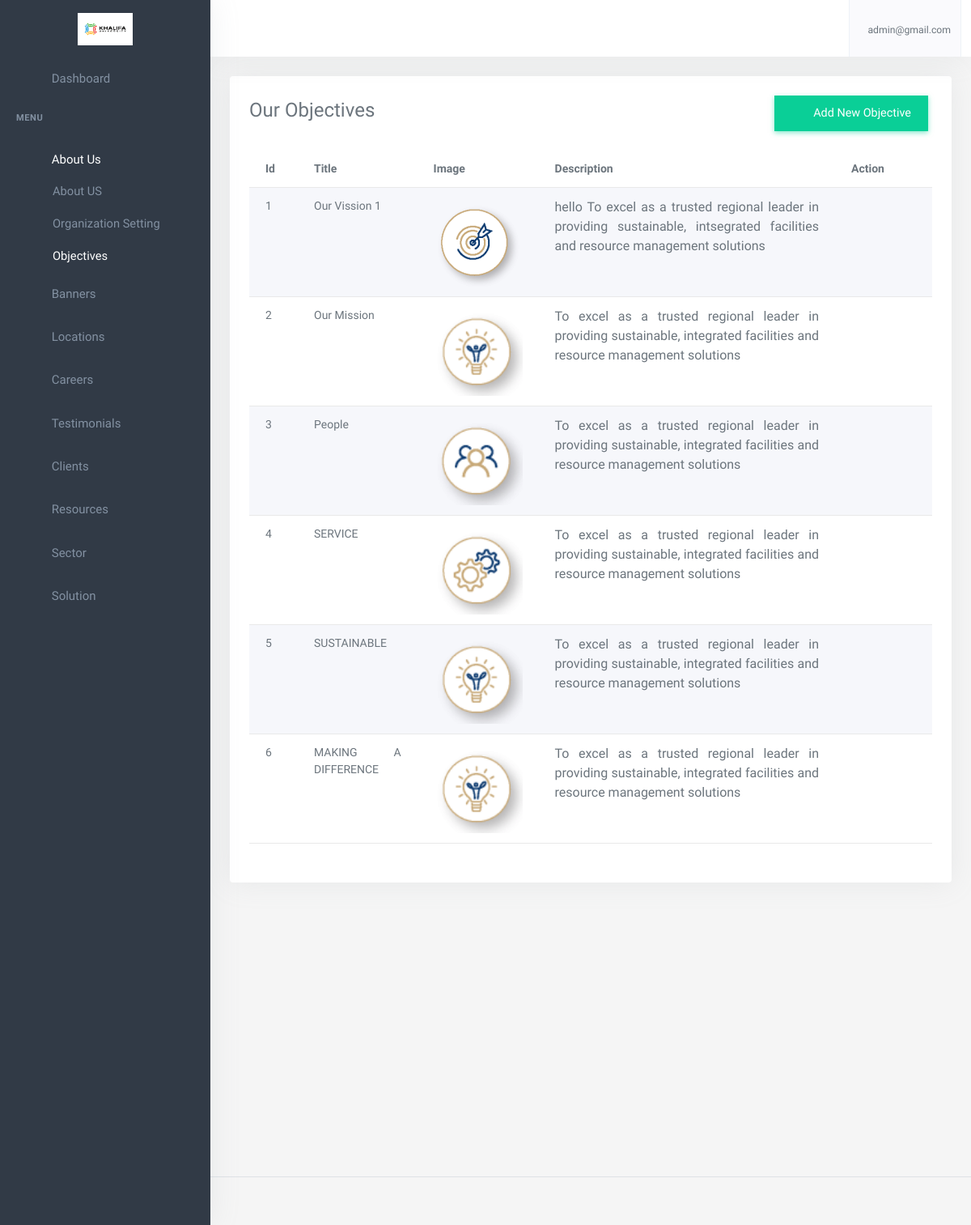
/dashboard/about/objective (signed in), run on the app's committed database.
### account/models.py (models this page shows, shortened)
class User(AbstractBaseUser,PermissionsMixin):
    email = models.EmailField(
        verbose_name='Email',
        max_length=255,
        unique=True,
    )
    name = models.CharField(max_length=200,null=True, blank=True)
    is_user = models.BooleanField(default=False)
    is_admin = models.BooleanField(default=False)
    phone_no = models.CharField(max_length=150,null=True, blank=True)
    avatar = models.ImageField(upload_to="avatarimage/", null=True, blank=True)
    created_at = models.DateTimeField(auto_now_add=True)
    updated_at = models.DateTimeField(auto_now=True)
    objects = UserManager()
    USERNAME_FIELD = 'email'
    REQUIRED_FIELDS = []

### about/models.py (models this page shows, shortened)
class OrganizationSetting(models.Model):
    logo =models.ImageField(verbose_name='Organization Logo',upload_to='aboutus/')
    fav_icon = models.ImageField(verbose_name='Organization Fav Icon',upload_to='aboutus/')
    site_name = models.CharField(verbose_name='Organization Name',max_length=150)
    location = models.CharField(verbose_name='Organizaton Location', max_length=200)
    phone_number = models.CharField(verbose_name='Organization Phone Number',max_length=150)
    email = models.EmailField(verbose_name='Organization Email')
    fb_url = models.URLField(verbose_name='Facebook Page URL', null=True,blank=True)
    tw_url = models.URLField(verbose_name='Twitter URL', null=True,blank=True)
    insta_url = models.URLField(verbose_name='Instagram Page URL', null=True,blank=True)
    linkedin_url = models.URLField(verbose_name='Linkedin URL', null=True,blank=True)

class Objective(models.Model):
    title = models.CharField(verbose_name='Objective Title',max_length=150)
    image = models.ImageField(verbose_name='Objective Image',upload_to='aboutus/')
    descriptions = RichTextField(verbose_name='Descriptions')
    class Meta:
        ordering =['id']
        verbose_name = 'Our Objective'
        verbose_name_plural = "Our Objectives"

### app2/views.py (the view)
# urls.py: path('about/objective',ObjectivesListView.as_view(), name='objective'),
@method_decorator(login_required, name='dispatch')
class ObjectivesListView(generic.ListView):
    model = Objective
    template_name ='app2/objectivs.html'
    context_object_name ='objectives'

### app/context_processor.py (called while the page is built)
def solutions(request):
    solutions_data = Solutions.objects.all()
    context = {
        'solution_category': solutions_data
    }
    return context

def sectors(request):
    secots_all = Sector.objects.all()
    context = {
        'secotrs':secots_all
    }
    return context

def career_category(request):
    categories = Category.objects.all()
    return({
        'careers_categories':categories
    })

def organizationsetting(request):
    organization_setting = OrganizationSetting.objects.first()
    return ({
        'organization_settings': organization_setting
    })

def locations(request):
    all_office_locations = Office.objects.all()[:5]
    return({
        'office_locations':all_office_locations
    })

### app2/templates/app2/objectivs.html (shortened to what this page needs)
{% extends 'app2/base.html' %}
{% load static %}
{% block body %}
<div class="content-page">
    <div class="content">
        <div class="container-fluid">
            <div class="row pt-3">
                <div class="col-12">
                    <div class="card">
                        <div class="card-body">
                            <div class="row mb-2">
                                <div class="col-sm-6">
                                    <div class="fs-3">Our Objectives</div>
                                </div>
                                <div class="col-sm-6">
                                    <a href="{% url 'dashboard:objective_create' %}" class="btn btn-success mb-2 float-end rounded-0"><i class="mdi mdi-plus-circle me-2"></i> Add New Objective</a>
                                </div>
                            </div>
                            <div class="tab-content ">
                                <table id="datatable-buttons" class="table table-striped dt-responsive nowrap w-100 ">
                                    <thead>
                                        <tr>
                                            <th >Id</th>
                                            <th>Title</th>
                                            <th>Image</th>
                                            <th>Description</th>
                                            <th style="width: 120px;">Action</th>
                                        </tr>
                                    </thead>
                                    <tbody>
                                    {%for objective in objectives%}
                                    <tr>
                                        <td>
                                            {{forloop.counter}}
                                        </td>
                                        <td style="width:auto; text-align:justify;">
                                            {{objective.title}}
                                        </td>
                                        <td>
                                            <div class="image-gallery" style="width:auto">
                                                <img class="thumbnail" src="{{objective.image.url}}" style="height: 200px; width: auto;" alt="Thumbnail Image">
                                            </div>
                                        </td>
                                        <td style="width:auto; text-align:justify;">
                                            {{objective.descriptions|safe}}
                                        </td>
                                        <td>
                                            <a href="{% url 'dashboard:objective_detail' objective.id %}" class="action-icon"> <i class="mdi mdi-square-edit-outline"></i></a>
                                            <a href="{% url 'dashboard:objective_delete' objective.id %}" class="action-icon"> <i class="mdi mdi-delete"></i></a>
                                        </td>
                                    </tr>
                                    {%endfor%}
                                    </tbody>
                                </table>
                            </div>
                        </div>
                    </div>
                </div>
            </div>
        </div>
    </div>
</div>
{%endblock%}

### app2/templates/app2/base.html (shortened to what this page needs)
{% load static %}
<!DOCTYPE html>
<html lang="en">
    <head>
        <link rel="stylesheet" href="{% static 'app2/assets/vendor/jquery-toast-plugin/jquery.toast.min.css'%}">
        <link href="{% static 'app2/assets/css/app-saas.min.css'%}" rel="stylesheet" type="text/css" id="app-style" />
        <link href="{% static 'app2/assets/css/icons.min.css'%}" rel="stylesheet" type="text/css" />
        <link href="{% static 'app2/assets/vendor/bootstrap-datepicker/css/bootstrap-datepicker.min.css'%}" rel="stylesheet" type="text/css" />
        <link href="{% static 'app2/assets/vendor/select2/css/select2.min.css'%}" rel="stylesheet" type="text/css" />
        <link href="{% static 'app2/assets/vendor/datatables.net-bs5/css/dataTables.bootstrap5.min.css'%}" rel="stylesheet" type="text/css" />
        <link href="{% static 'app2/assets/vendor/datatables.net-responsive-bs5/css/responsive.bootstrap5.min.css'%}" rel="stylesheet" type="text/css" />
        <link href="{% static 'app2/assets/css/app-saas.min.css'%}" rel="stylesheet" type="text/css" id="app-style" />
        <link href="{% static 'app2/assets/css/icons.min.css'%}" rel="stylesheet" type="text/css" />
        <link href="https://cdn.jsdelivr.net/npm/summernote@0.8.16/dist/summernote-lite.min.css" rel="stylesheet">
    </head>
    <link rel="stylesheet" href="https://maxcdn.bootstrapcdn.com/font-awesome/4.7.0/css/font-awesome.min.css">
    <body>
        <div class="wrapper">
            <div class="navbar-custom">
                <div class="topbar container-fluid justify-content-between">
                    <div class="d-flex align-items-center  gap-lg-2 gap-1">
                        <button class="button-toggle-menu sm:float-end">
                            <i class="mdi mdi-menu"></i>
                        </button>
                    </div>
                    <ul class="topbar-menu d-flex align-items-center gap-3">
                        <li class="d-none d-sm-inline-block">
                            <a class="nav-link" data-bs-toggle="offcanvas" href="#theme-settings-offcanvas">
                                <i class="ri-settings-3-line font-22"></i>
                            </a>
                        </li>
                        <li class="d-none d-sm-inline-block">
                            <div class="nav-link" id="light-dark-mode" data-bs-toggle="tooltip" data-bs-placement="left" title="Theme Mode">
                                <i class="ri-moon-line font-22"></i>
                            </div>
                        </li>
                        <li class="d-none d-md-inline-block">
                            <a class="nav-link" href="#" data-toggle="fullscreen">
                                <i class="ri-fullscreen-line font-22"></i>
                            </a>
                        </li>
                        <li class="dropdown">
                            <a class="nav-link dropdown-toggle arrow-none nav-user px-2" data-bs-toggle="dropdown" href="#" role="button" aria-haspopup="false" aria-expanded="false">
                                <span class="d-lg-flex flex-column gap-1 d-none">
                                    <h6 class="my-0 fw-normal">{{request.user.email}}</h6>
                                </span>
                            </a>
                        </li>
                    </ul>
                </div>
            </div>
            <div class="leftside-menu">
                <a href="{% url 'dashboard:index' %}" class="logo logo-light">
                    <span class="logo-lg">
                        <img src="{{organization_settings.logo.url}}" alt="logo" style="height: 40px;">
                    </span>
                </a>
                <div class="h-100" id="leftside-menu-container" data-simplebar>
                    <ul class="side-nav">
                        <li class="side-nav-item">
                            <a href="{% url 'dashboard:index' %}" class="side-nav-link">
                                <i class="uil-home-alt"></i>
                                <span> Dashboard </span>
                            </a>
                        </li>
                        <li class="side-nav-title">Menu</li>
                        <li class="side-nav-item">
                            <a data-bs-toggle="collapse" href="#sidebarPages2" aria-expanded="false" aria-controls="sidebarPages" class="side-nav-link">
                                <i class="uil-home"></i>
                                <span> About Us </span>
                                <span class="menu-arrow"></span>
                            </a>
                            <div class="collapse" id="sidebarPages2">
                                <ul class="side-nav-second-level">
                                    <li>
                                        <a href="{% url 'dashboard:about' %}">About US</a>
                                    </li>
                                    <li>
                                        <a href="{% url 'dashboard:organizations_setting' %}">Organization Setting</a>
                                    </li>
                                    <li>
                                        <a href="{% url 'dashboard:objective' %}">Objectives</a>
                                    </li>
                                </ul>
                            </div>
                        </li>
                        <li class="side-nav-item">
                            <a href="{% url 'dashboard:banners' %}" class="side-nav-link">
                                <i class="uil-book"></i>
                                <span> Banners </span>
                            </a>
                        </li>
                        <li class="side-nav-item">
                            <a data-bs-toggle="collapse" href="#sidebarPages" aria-expanded="false" aria-controls="sidebarPages" class="side-nav-link">
                                <i class="uil-location"></i>
                                <span> Locations </span>
                                <span class="menu-arrow"></span>
                            </a>
                        </li>
                        <li class="side-nav-item">
                            <a data-bs-toggle="collapse" href="#sidebarPages1" aria-expanded="false" aria-controls="sidebarPages" class="side-nav-link">
                                <i class="uil-book"></i>
                                <span> Careers </span>
                                <span class="menu-arrow"></span>
                            </a>
                        </li>
                        <li class="side-nav-item">
                            <a href="{% url 'dashboard:testimonials' %}" class="side-nav-link">
                                <i class="uil-book"></i>
                                <span> Testimonials </span>
                            </a>
                        </li>
                        <li class="side-nav-item">
                            <a href="{% url 'dashboard:client_list' %}" class="side-nav-link">
                                <i class="uil-user"></i>
                                <span> Clients </span>
                            </a>
                        </li>
                        <li class="side-nav-item">
                            <a data-bs-toggle="collapse" href="#sidebarPages4" aria-expanded="false" aria-controls="sidebarPages" class="side-nav-link">
                                <i class="uil-diamond"></i>
                                <span> Resources </span>
                                <span class="menu-arrow"></span>
                            </a>
                        </li>
                        <li class="side-nav-item">
                            <a data-bs-toggle="collapse" href="#sidebarPages5" aria-expanded="false" aria-controls="sidebarPages" class="side-nav-link">
                                <i class="uil-user"></i>
                                <span> Sector </span>
                                <span class="menu-arrow"></span>
                            </a>
                        </li>
                        <li class="side-nav-item">
                            <a data-bs-toggle="collapse" href="#sidebarPages6" aria-expanded="false" aria-controls="sidebarPages" class="side-nav-link">
                                <i class="uil-user"></i>
                                <span>Solution </span>
                                <span class="menu-arrow"></span>
                            </a>
                        </li>
                    </ul>
                </div>
            </div>
  {% block body %}
  {% endblock  %}
        <footer class="footer">
            <div class="container-fluid">
                <div class="row">
                    <div class="col-md-6">
                    </div>
                    <div class="col-md-6">
                    </div>
                </div>
            </div>
        </footer>
    </div>
                        </body>
                        </html>

### app2/templates/app2/base.html (style rules this page uses)
p { font-size: 16px; margin-bottom: 20px; }
.btn { margin: 0 5px; padding: 10px 20px; border-radius: 5px; cursor: pointer; }

### data on the page
User: user.email "admin@gmail.com"
OrganizationSetting: logo (picture)
Objective: title "Our Vission 1", image (picture), descriptions "hello To excel as a trusted regional leader in providing sustainable, intsegrated facilities and resource management solutions"
Objective: title "Our Mission", image (picture), descriptions "To excel as a trusted regional leader in providing sustainable, integrated facilities and resource management solutions"
Objective: title "People", image (picture), descriptions "To excel as a trusted regional leader in providing sustainable, integrated facilities and resource management solutions"
Objective: title "SERVICE", image (picture), descriptions "To excel as a trusted regional leader in providing sustainable, integrated facilities and resource management solutions"
Objective: title "SUSTAINABLE", image (picture), descriptions "To excel as a trusted regional leader in providing sustainable, integrated facilities and resource management solutions"
Objective: title "MAKING A DIFFERENCE", image (picture), descriptions "To excel as a trusted regional leader in providing sustainable, integrated facilities and resource management solutions"
